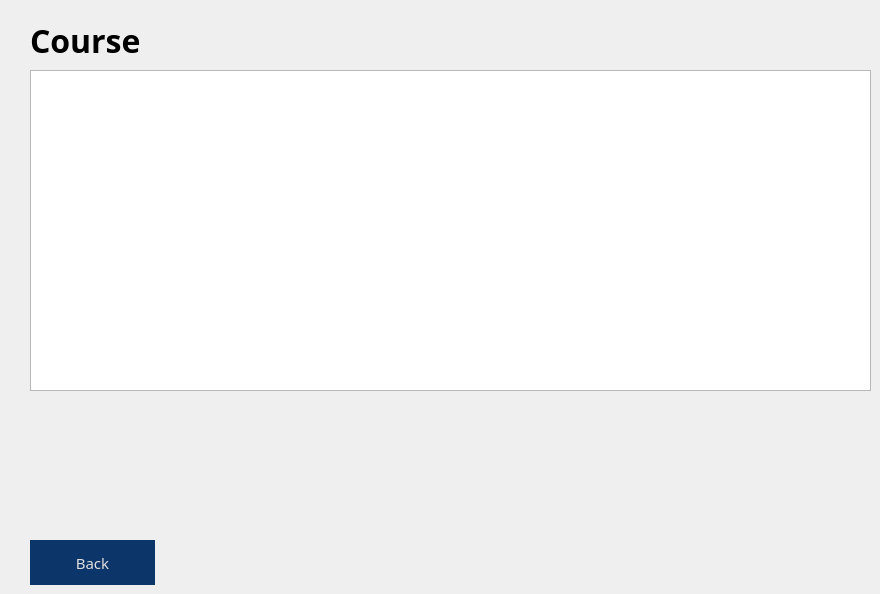
    <widget class="QWidget" name="pageCourse_Student">
     <property name="styleSheet">
      <string notr="true">QWidget#pageCourse_Student{
	border-image: url(:/assets/blue-gradient.png) 0 0 0 0 stretch stretch;
}
</string>
     </property>
     <widget class="QLabel" name="labelCourse_Student">
      <property name="geometry">
       <rect>
        <x>30</x>
        <y>20</y>
        <width>121</width>
        <height>41</height>
       </rect>
      </property>
      <property name="font">
       <font>
        <family>Segoe UI Semibold</family>
        <pointsize>24</pointsize>
        <bold>true</bold>
       </font>
      </property>
      <property name="styleSheet">
       <string notr="true">color: rgb(0, 0, 0);</string>
      </property>
      <property name="text">
       <string>Course</string>
      </property>
     </widget>
     <widget class="QTableWidget" name="tableCourses_Student">
      <property name="geometry">
       <rect>
        <x>30</x>
        <y>70</y>
        <width>841</width>
        <height>321</height>
       </rect>
      </property>
     </widget>
     <widget class="QPushButton" name="btnBackToProfile_Student">
      <property name="geometry">
       <rect>
        <x>30</x>
        <y>540</y>
        <width>125</width>
        <height>45</height>
       </rect>
      </property>
      <property name="font">
       <font>
        <family>Segoe UI Semibold</family>
        <pointsize>11</pointsize>
        <italic>false</italic>
        <bold>false</bold>
        <kerning>true</kerning>
       </font>
      </property>
      <property name="cursor">
       <cursorShape>PointingHandCursor</cursorShape>
      </property>
      <property name="styleSheet">
       <string notr="true">QPushButton#btnBackToProfile_Student {
background-color: rgb(12, 53, 106);
color: rgb(223, 223, 223);
border: none;
}

QPushButton#btnBackToProfile_Student:hover {
background-color: rgb(14, 63, 127);
color: rgb(223, 223, 223);
border: none;
}</string>
      </property>
      <property name="text">
       <string>Back</string>
      </property>
      <property name="autoDefault">
       <bool>false</bool>
      </property>
      <property name="default">
       <bool>false</bool>
      </property>
      <property name="flat">
       <bool>false</bool>
      </property>
     </widget>
    </widget>
